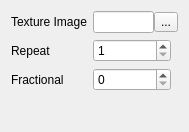
<?xml version="1.0" encoding="UTF-8"?>
<ui version="4.0">
 <class>WidgetSurfaceMeshTexturing</class>
 <widget class="QWidget" name="WidgetSurfaceMeshTexturing">
  <property name="geometry">
   <rect>
    <x>0</x>
    <y>0</y>
    <width>169</width>
    <height>132</height>
   </rect>
  </property>
  <property name="windowTitle">
   <string>Surface mesh renderer</string>
  </property>
  <property name="locale">
   <locale language="English" country="UnitedStates"/>
  </property>
  <layout class="QVBoxLayout" name="verticalLayout">
   <item>
    <layout class="QGridLayout" name="gridLayout">
     <item row="1" column="0" alignment="Qt::AlignLeft">
      <widget class="QLabel" name="label_14">
       <property name="text">
        <string>Repeat</string>
       </property>
      </widget>
     </item>
     <item row="2" column="1">
      <layout class="QHBoxLayout" name="horizontalLayout_12">
       <item>
        <widget class="QSpinBox" name="spinBoxTexturingFractional">
         <property name="minimumSize">
          <size>
           <width>78</width>
           <height>0</height>
          </size>
         </property>
         <property name="toolTip">
          <string>The fractional factor for texture repetation</string>
         </property>
        </widget>
       </item>
       <item>
        <spacer name="horizontalSpacer_15">
         <property name="orientation">
          <enum>Qt::Horizontal</enum>
         </property>
        </spacer>
       </item>
      </layout>
     </item>
     <item row="0" column="1">
      <layout class="QHBoxLayout" name="horizontalLayout_10">
       <property name="spacing">
        <number>0</number>
       </property>
       <item>
        <widget class="QLineEdit" name="lineEditTexturingTextureImage">
         <property name="toolTip">
          <string>The texture image file name</string>
         </property>
        </widget>
       </item>
       <item>
        <widget class="QToolButton" name="toolButtonTexturingTextureImage">
         <property name="maximumSize">
          <size>
           <width>16777215</width>
           <height>20</height>
          </size>
         </property>
         <property name="toolTip">
          <string>Choose a texture image file</string>
         </property>
         <property name="text">
          <string>...</string>
         </property>
        </widget>
       </item>
      </layout>
     </item>
     <item row="1" column="1">
      <layout class="QHBoxLayout" name="horizontalLayout_11">
       <item>
        <widget class="QSpinBox" name="spinBoxTexturingRepeat">
         <property name="minimumSize">
          <size>
           <width>78</width>
           <height>0</height>
          </size>
         </property>
         <property name="toolTip">
          <string>Texture repetation factor</string>
         </property>
         <property name="minimum">
          <number>1</number>
         </property>
         <property name="maximum">
          <number>100000</number>
         </property>
        </widget>
       </item>
       <item>
        <spacer name="horizontalSpacer_13">
         <property name="orientation">
          <enum>Qt::Horizontal</enum>
         </property>
        </spacer>
       </item>
      </layout>
     </item>
     <item row="0" column="0" alignment="Qt::AlignLeft">
      <widget class="QLabel" name="label_13">
       <property name="maximumSize">
        <size>
         <width>16777215</width>
         <height>20</height>
        </size>
       </property>
       <property name="text">
        <string>Texture Image</string>
       </property>
      </widget>
     </item>
     <item row="2" column="0" alignment="Qt::AlignLeft">
      <widget class="QLabel" name="label_15">
       <property name="text">
        <string>Fractional</string>
       </property>
      </widget>
     </item>
    </layout>
   </item>
   <item>
    <spacer name="verticalSpacer">
     <property name="orientation">
      <enum>Qt::Vertical</enum>
     </property>
     <property name="sizeHint" stdset="0">
      <size>
       <width>20</width>
       <height>36</height>
      </size>
     </property>
    </spacer>
   </item>
  </layout>
 </widget>
 <tabstops>
  <tabstop>lineEditTexturingTextureImage</tabstop>
  <tabstop>toolButtonTexturingTextureImage</tabstop>
  <tabstop>spinBoxTexturingRepeat</tabstop>
  <tabstop>spinBoxTexturingFractional</tabstop>
 </tabstops>
 <resources/>
 <connections/>
</ui>
